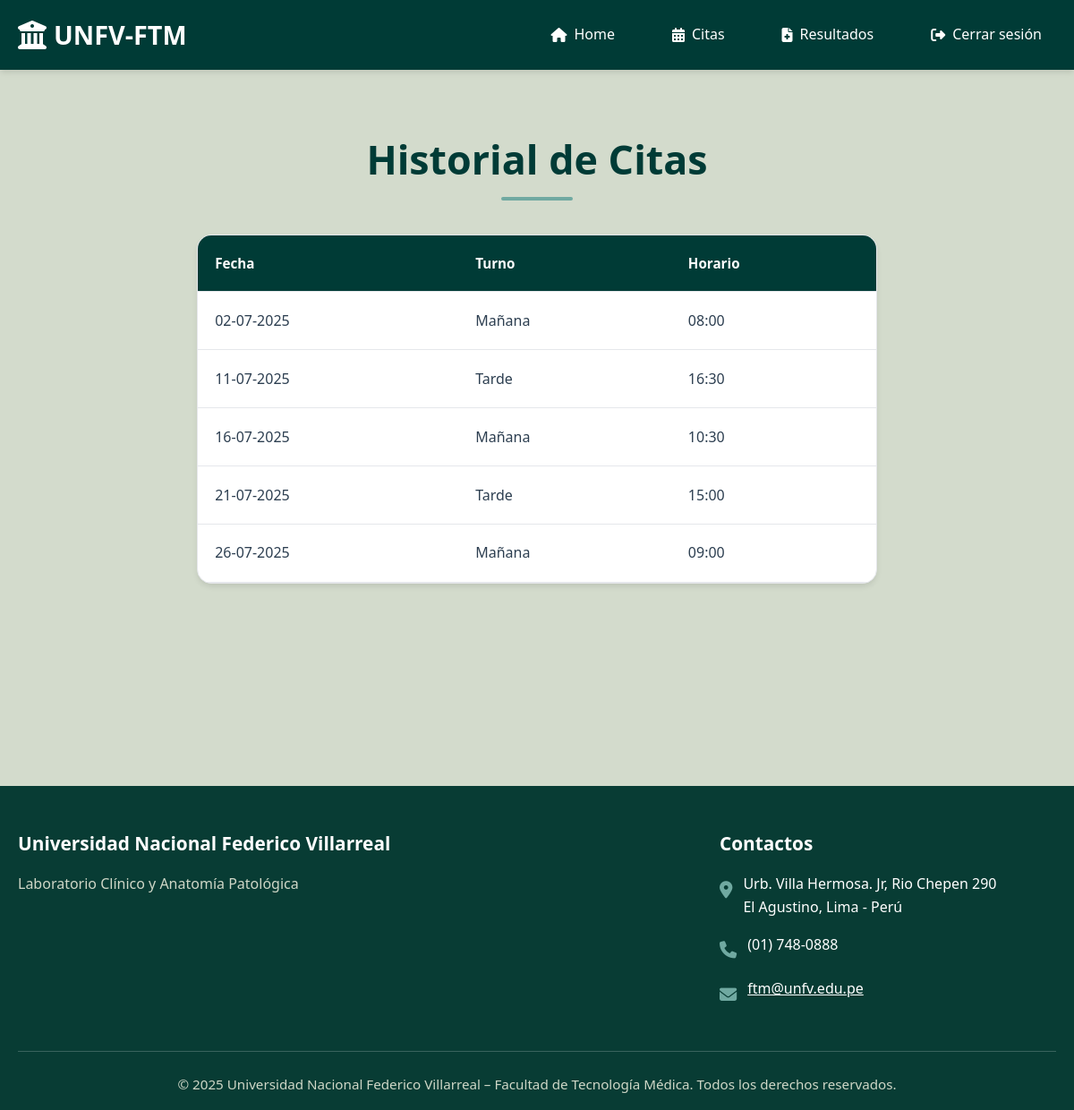
Page /historial_citas (signed in) on the committed database.
### tables this page shows
CREATE TABLE citas_usuario (
                id_cita INTEGER PRIMARY KEY,
                id_usuario INTEGER NOT NULL,
                fecha VARCHAR(100),
                turno VARCHAR(100),
                horario VARCHAR(100),
                FOREIGN KEY (id_usuario) REFERENCES usuario(id_usuario)
                    ON DELETE CASCADE
                    ON UPDATE CASCADE
            );

### app.py (the view)
@app.route('/historial_citas')
def historial_citas():
    if 'user_id' not in session:
        return redirect(url_for('login'))
    conn = get_db()
    cur = conn.cursor()
    cur.execute('SELECT fecha, turno, horario FROM citas_usuario WHERE id_usuario = ?', (session['user_id'],))
    citas = cur.fetchall()
    conn.close()
    return render_template('historial_citas.html', citas=citas)

### app.py (called while the page is built)
def get_db():
    conn = sqlite3.connect(DATABASE)
    conn.row_factory = sqlite3.Row
    return conn

@app.context_processor
def inject_user():
    return dict(user=session.get('user_name'))

### templates/historial_citas.html (shortened to what this page needs)
{% extends 'base.html' %}
{% block content %}
<section class="section">
  <div class="container" style="max-width: 800px;">
    <h2 class="text-center">Historial de Citas</h2>
    {% if citas %}
    <div class="table-container">
      <table>
        <thead>
          <tr>
            <th>Fecha</th>
            <th>Turno</th>
            <th>Horario</th>
          </tr>
        </thead>
        <tbody>
          {% for cita in citas %}
          <tr>
            <td>{{ cita['fecha'] }}</td>
            <td>{{ cita['turno'] }}</td>
            <td>{{ cita['horario'] }}</td>
          </tr>
          {% endfor %}
        </tbody>
      </table>
    </div>
    {% else %}
    <div class="card text-center" style="margin-top:2rem;">
      <p>No tienes citas registradas.</p>
    </div>
    {% endif %}
  </div>
</section>
{% endblock %}

### static/css/style.css (style rules this page uses)
* { margin: 0; padding: 0; box-sizing: border-box; }
:root { --primary-dark: #012622; --primary-green: #003b36; --secondary-green: #70a9a1; --light-gray: #cfd7c7; --lightest-gray: #d3dbcc; --white: #ffffff; --text-dark: #2c3e50; --text-gray: #6b7280; --border-color: #e5e7eb; --shadow: 0 4px 6px -1px rgba(0, 0, 0, 0.1); --shadow-lg: 0 10px 15px -3px rgba(0, 0, 0, 0.1); --success: #10b981; --warning: #f59e0b; --danger: #ef4444; }
body { font-family: "Segoe UI", Tahoma, Geneva, Verdana, sans-serif; background-color: var(--lightest-gray); color: var(--text-dark); line-height: 1.6; }
.container { max-width: 1200px; margin: 0 auto; padding: 0 20px; }
.section { padding: 4rem 0; }
.section h2 { color: var(--primary-green); text-align: center; margin-bottom: 3rem; font-size: 2.8rem; font-weight: 700; position: relative; }
.section h2::after { content: ""; position: absolute; bottom: -10px; left: 50%; transform: translateX(-50%); width: 80px; height: 4px; background: var(--secondary-green); border-radius: 2px; }
.table-container { background: var(--white); border-radius: 16px; overflow: hidden; box-shadow: var(--shadow); margin-top: 2rem; border: 1px solid var(--border-color); }
table { width: 100%; border-collapse: collapse; }
th, td { padding: 1.2rem; text-align: left; border-bottom: 1px solid var(--border-color); }
th { background: var(--primary-green); color: var(--white); font-weight: 600; font-size: 0.95rem; }
.text-center { text-align: center; }

### rows in the picture
citas_usuario: fecha "02-07-2025", turno "Mañana", horario "08:00"
citas_usuario: fecha "11-07-2025", turno "Tarde", horario "16:30"
citas_usuario: fecha "16-07-2025", turno "Mañana", horario "10:30"
citas_usuario: fecha "21-07-2025", turno "Tarde", horario "15:00"
citas_usuario: fecha "26-07-2025", turno "Mañana", horario "09:00"

### other values in the picture
{{ current_year or 2025 }} "2025"
